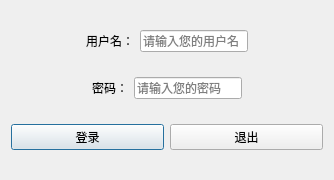
<?xml version="1.0" encoding="UTF-8"?>
<ui version="4.0">
 <class>LoginDialog</class>
 <widget class="QDialog" name="LoginDialog">
  <property name="geometry">
   <rect>
    <x>0</x>
    <y>0</y>
    <width>334</width>
    <height>180</height>
   </rect>
  </property>
  <property name="minimumSize">
   <size>
    <width>334</width>
    <height>180</height>
   </size>
  </property>
  <property name="maximumSize">
   <size>
    <width>334</width>
    <height>180</height>
   </size>
  </property>
  <property name="windowTitle">
   <string>校园公交一卡通管理系统</string>
  </property>
  <layout class="QVBoxLayout" name="verticalLayout_2">
   <item>
    <layout class="QHBoxLayout" name="horizontalLayout_2">
     <item>
      <spacer name="horizontalSpacer">
       <property name="orientation">
        <enum>Qt::Horizontal</enum>
       </property>
       <property name="sizeHint" stdset="0">
        <size>
         <width>40</width>
         <height>20</height>
        </size>
       </property>
      </spacer>
     </item>
     <item>
      <widget class="QLabel" name="label">
       <property name="text">
        <string>用户名：</string>
       </property>
      </widget>
     </item>
     <item>
      <widget class="QLineEdit" name="userLineEdit">
       <property name="placeholderText">
        <string>请输入您的用户名</string>
       </property>
      </widget>
     </item>
     <item>
      <spacer name="horizontalSpacer_2">
       <property name="orientation">
        <enum>Qt::Horizontal</enum>
       </property>
       <property name="sizeHint" stdset="0">
        <size>
         <width>40</width>
         <height>20</height>
        </size>
       </property>
      </spacer>
     </item>
    </layout>
   </item>
   <item>
    <layout class="QHBoxLayout" name="horizontalLayout_3">
     <item>
      <spacer name="horizontalSpacer_3">
       <property name="orientation">
        <enum>Qt::Horizontal</enum>
       </property>
       <property name="sizeHint" stdset="0">
        <size>
         <width>40</width>
         <height>20</height>
        </size>
       </property>
      </spacer>
     </item>
     <item>
      <widget class="QLabel" name="label_2">
       <property name="text">
        <string>密码：</string>
       </property>
      </widget>
     </item>
     <item>
      <widget class="QLineEdit" name="pwdLineEdit">
       <property name="baseSize">
        <size>
         <width>0</width>
         <height>0</height>
        </size>
       </property>
       <property name="echoMode">
        <enum>QLineEdit::Password</enum>
       </property>
       <property name="placeholderText">
        <string>请输入您的密码</string>
       </property>
      </widget>
     </item>
     <item>
      <spacer name="horizontalSpacer_4">
       <property name="orientation">
        <enum>Qt::Horizontal</enum>
       </property>
       <property name="sizeHint" stdset="0">
        <size>
         <width>40</width>
         <height>20</height>
        </size>
       </property>
      </spacer>
     </item>
    </layout>
   </item>
   <item>
    <layout class="QHBoxLayout" name="horizontalLayout">
     <item>
      <widget class="QPushButton" name="loginBtn">
       <property name="text">
        <string>登录</string>
       </property>
      </widget>
     </item>
     <item>
      <widget class="QPushButton" name="exitBtn">
       <property name="text">
        <string>退出</string>
       </property>
      </widget>
     </item>
    </layout>
   </item>
  </layout>
 </widget>
 <resources/>
 <connections>
  <connection>
   <sender>exitBtn</sender>
   <signal>clicked()</signal>
   <receiver>LoginDialog</receiver>
   <slot>close()</slot>
   <hints>
    <hint type="sourcelabel">
     <x>249</x>
     <y>120</y>
    </hint>
    <hint type="destinationlabel">
     <x>248</x>
     <y>160</y>
    </hint>
   </hints>
  </connection>
  <connection>
   <sender>loginBtn</sender>
   <signal>clicked()</signal>
   <receiver>LoginDialog</receiver>
   <slot>accept()</slot>
   <hints>
    <hint type="sourcelabel">
     <x>94</x>
     <y>120</y>
    </hint>
    <hint type="destinationlabel">
     <x>93</x>
     <y>155</y>
    </hint>
   </hints>
  </connection>
 </connections>
</ui>
